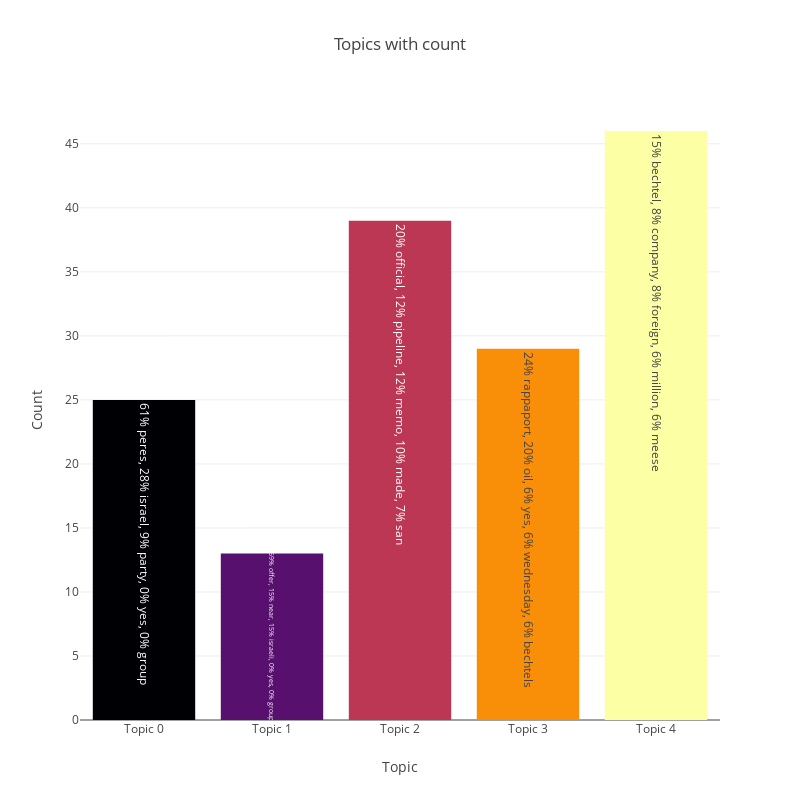

Notebook code cell kept with this figure:
### Code cell
plotTopics("LSI", lsiCategories, lsiCounts, lsiKeys)

### Figure 1 — Plotly figure (JSON) as saved in the notebook; plotly's stock layout.template omitted (floating-point values rounded to 4 significant figures)
{"data": [{"marker": {"color": ["#000004", "#57106e", "#bc3754", "#f98e09", "#fcffa4"]}, "text": ["61% peres, 28% israel, 9% party, 0% yes, 0% group", "69% offer, 15% near, 15% israeli, 0% yes, 0% group", "20% official, 12% pipeline, 12% memo, 10% made, 7% san", "24% rappaport, 20% oil, 6% yes, 6% wednesday, 6% bechtels", "15% bechtel, 8% company, 8% foreign, 6% million, 6% meese"], "type": "bar", "uid": "163bd557-7e1b-4467-bce1-07693f2ca39f", "x": ["Topic 0", "Topic 1", "Topic 2", "Topic 3", "Topic 4"], "y": [25, 13, 39, 29, 46]}], "layout": {"autosize": false, "height": 800, "title": {"text": "Topics with count"}, "width": 800, "xaxis": {"title": {"text": "Topic"}}, "yaxis": {"title": {"text": "Count"}}}}
